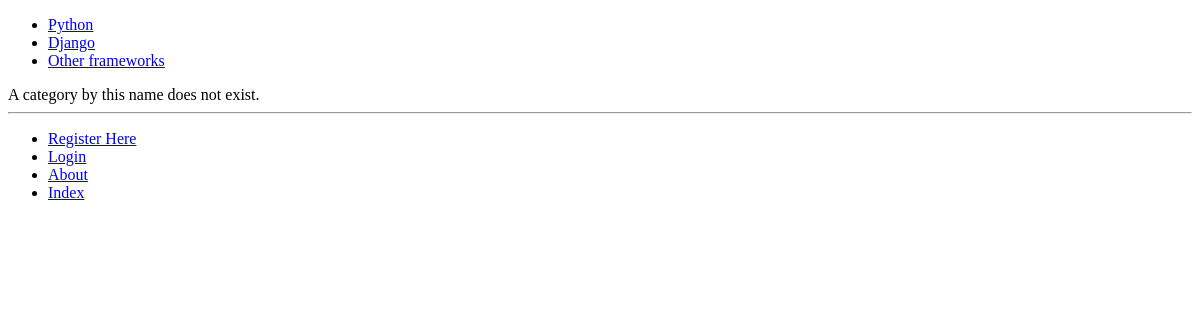
The app's page /rango/category/entertainment/add_page/, older data.
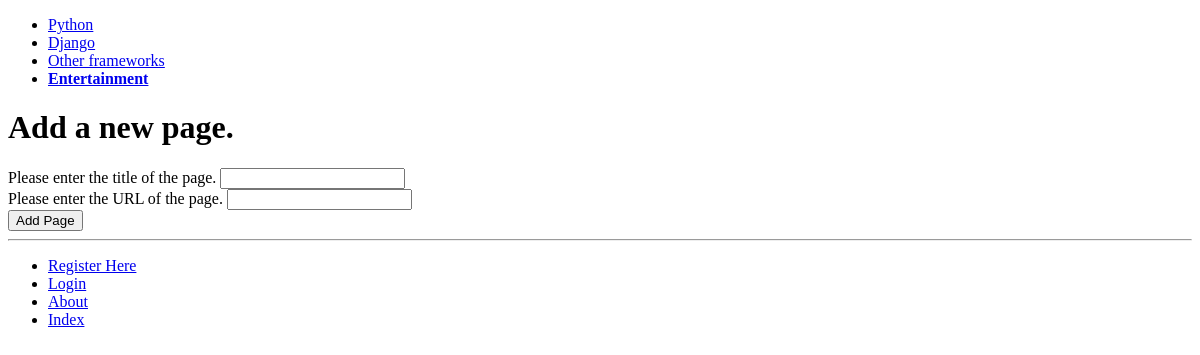
The same page, newer data.
### rango/models.py (models this page shows, shortened)
class Category(models.Model):
    max_length = 128
    name = models.CharField(max_length=max_length,unique=True)     #charfield存字符串，max_length指定最大长度，unique指定
    views = models.IntegerField(default=0)
    likes = models.IntegerField(default=0)
    slug = models.SlugField(blank=True,unique=True)         #允许置空，不允许重复
    class Meta:
        verbose_name_plural = 'Categories'      #嵌套Meta类，修改复数情况名称

### rango/views.py (the view, shortened to what this page needs)
# urls.py: re_path(r'^category/(?P<category_name_slug>[\w\-]+)/add_page/',views.add_page,name='add_page'),
def add_page(request,category_name_slug):
    try:
        category = Category.objects.get(slug=category_name_slug)
    except Category.DoesNotExist:
        category = None
    form = PageForm()
    context_dict = {'form':form,'category':category}
    return render(request,'rango/add_page.html',context_dict)

### rango/forms.py (shortened to what this page needs)
class PageForm(forms.ModelForm):
    title = forms.CharField(max_length=128,
                            help_text='Please enter the title of the page.')
    url = forms.URLField(max_length=200,
                         help_text='Please enter the URL of the page.')
    views = forms.IntegerField(widget=forms.HiddenInput,initial=0)
    class Meta:
        model = Page
        exclude = ('category',)

### rango/templatetags/rango_template_tags.py (called while the page is built)
@register.inclusion_tag('rango/cats.html')
def get_category_list(cat = None):
    return {'cats':Category.objects.all(),
            'act_cat':cat}

### templates/rango/add_page.html (shortened to what this page needs)
{% extends 'rango/base.html' %}
{% block body_block %}
    {% if category%}
    <h1>Add a new page.</h1>
    <div>
        <form id='page_form' method='POST' action='/rango/category/{{category.slug}}/add_page/'>
        {%for field in form.visible_fields%}
            {{field.help_text}}
            {{field}}
            <br />
        {% endfor %}
        <input type = 'submit' name='submit' value='Add Page'/>
        </form>
    {% else %}
        A category by this name does not exist.
    {% endif %}
    </div>
{% endblock  %}

### templates/rango/cats.html
<ul>
{% if cats %}
    {% for c in cats %}
        {% if c == act_cat %}
            <li>
                <strong>
                    <a href="{% url 'rango:show_category' c.slug %}"">{{c.name}}</a>
                </strong>
            </li>
        {% else %}
            <li><a href="{% url 'rango:show_category' c.slug %}"">{{c.name}}</a></li>
        {% endif %}
    {% endfor %}
{% else %}
    <li><strong> There are no categories present.</strong></li>
{% endif %}
</ul>

Row changes from the older to the newer data that the page shows:
added Category: name "Entertainment"
Text that changed along with them:
form field submit: (not shown) → "Add Page"
text no longer shown: "A category by this name does not exist."
text now shown: "Add a new page."
new list line: "Please enter the title of the page. "
new list line: "Please enter the URL of the page. "
